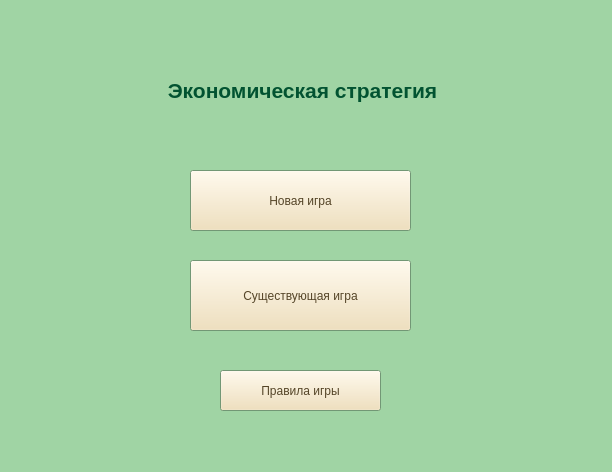
<?xml version="1.0" encoding="UTF-8"?>
<ui version="4.0">
 <class>Menu</class>
 <widget class="QWidget" name="Menu">
  <property name="geometry">
   <rect>
    <x>0</x>
    <y>0</y>
    <width>612</width>
    <height>472</height>
   </rect>
  </property>
  <property name="palette">
   <palette>
    <active>
     <colorrole role="WindowText">
      <brush brushstyle="SolidPattern">
       <color alpha="255">
        <red>2</red>
        <green>83</green>
        <blue>49</blue>
       </color>
      </brush>
     </colorrole>
     <colorrole role="Button">
      <brush brushstyle="SolidPattern">
       <color alpha="255">
        <red>240</red>
        <green>221</green>
        <blue>177</blue>
       </color>
      </brush>
     </colorrole>
     <colorrole role="Light">
      <brush brushstyle="SolidPattern">
       <color alpha="255">
        <red>255</red>
        <green>255</green>
        <blue>255</blue>
       </color>
      </brush>
     </colorrole>
     <colorrole role="Text">
      <brush brushstyle="SolidPattern">
       <color alpha="255">
        <red>2</red>
        <green>83</green>
        <blue>49</blue>
       </color>
      </brush>
     </colorrole>
     <colorrole role="BrightText">
      <brush brushstyle="SolidPattern">
       <color alpha="255">
        <red>2</red>
        <green>83</green>
        <blue>49</blue>
       </color>
      </brush>
     </colorrole>
     <colorrole role="ButtonText">
      <brush brushstyle="SolidPattern">
       <color alpha="255">
        <red>85</red>
        <green>69</green>
        <blue>40</blue>
       </color>
      </brush>
     </colorrole>
     <colorrole role="Base">
      <brush brushstyle="SolidPattern">
       <color alpha="255">
        <red>215</red>
        <green>240</green>
        <blue>209</blue>
       </color>
      </brush>
     </colorrole>
     <colorrole role="Window">
      <brush brushstyle="SolidPattern">
       <color alpha="255">
        <red>160</red>
        <green>212</green>
        <blue>164</blue>
       </color>
      </brush>
     </colorrole>
     <colorrole role="Highlight">
      <brush brushstyle="SolidPattern">
       <color alpha="255">
        <red>89</red>
        <green>159</green>
        <blue>118</blue>
       </color>
      </brush>
     </colorrole>
     <colorrole role="HighlightedText">
      <brush brushstyle="SolidPattern">
       <color alpha="255">
        <red>211</red>
        <green>240</green>
        <blue>191</blue>
       </color>
      </brush>
     </colorrole>
     <colorrole role="AlternateBase">
      <brush brushstyle="SolidPattern">
       <color alpha="255">
        <red>186</red>
        <green>223</green>
        <blue>180</blue>
       </color>
      </brush>
     </colorrole>
     <colorrole role="ToolTipText">
      <brush brushstyle="SolidPattern">
       <color alpha="255">
        <red>2</red>
        <green>83</green>
        <blue>49</blue>
       </color>
      </brush>
     </colorrole>
    </active>
    <inactive>
     <colorrole role="WindowText">
      <brush brushstyle="SolidPattern">
       <color alpha="255">
        <red>2</red>
        <green>83</green>
        <blue>49</blue>
       </color>
      </brush>
     </colorrole>
     <colorrole role="Button">
      <brush brushstyle="SolidPattern">
       <color alpha="255">
        <red>240</red>
        <green>221</green>
        <blue>177</blue>
       </color>
      </brush>
     </colorrole>
     <colorrole role="Light">
      <brush brushstyle="SolidPattern">
       <color alpha="255">
        <red>255</red>
        <green>255</green>
        <blue>255</blue>
       </color>
      </brush>
     </colorrole>
     <colorrole role="Text">
      <brush brushstyle="SolidPattern">
       <color alpha="255">
        <red>2</red>
        <green>83</green>
        <blue>49</blue>
       </color>
      </brush>
     </colorrole>
     <colorrole role="BrightText">
      <brush brushstyle="SolidPattern">
       <color alpha="255">
        <red>2</red>
        <green>83</green>
        <blue>49</blue>
       </color>
      </brush>
     </colorrole>
     <colorrole role="ButtonText">
      <brush brushstyle="SolidPattern">
       <color alpha="255">
        <red>85</red>
        <green>69</green>
        <blue>40</blue>
       </color>
      </brush>
     </colorrole>
     <colorrole role="Base">
      <brush brushstyle="SolidPattern">
       <color alpha="255">
        <red>215</red>
        <green>240</green>
        <blue>209</blue>
       </color>
      </brush>
     </colorrole>
     <colorrole role="Window">
      <brush brushstyle="SolidPattern">
       <color alpha="255">
        <red>160</red>
        <green>212</green>
        <blue>164</blue>
       </color>
      </brush>
     </colorrole>
     <colorrole role="Highlight">
      <brush brushstyle="SolidPattern">
       <color alpha="255">
        <red>89</red>
        <green>159</green>
        <blue>118</blue>
       </color>
      </brush>
     </colorrole>
     <colorrole role="HighlightedText">
      <brush brushstyle="SolidPattern">
       <color alpha="255">
        <red>211</red>
        <green>240</green>
        <blue>191</blue>
       </color>
      </brush>
     </colorrole>
     <colorrole role="AlternateBase">
      <brush brushstyle="SolidPattern">
       <color alpha="255">
        <red>186</red>
        <green>223</green>
        <blue>180</blue>
       </color>
      </brush>
     </colorrole>
     <colorrole role="ToolTipText">
      <brush brushstyle="SolidPattern">
       <color alpha="255">
        <red>2</red>
        <green>83</green>
        <blue>49</blue>
       </color>
      </brush>
     </colorrole>
    </inactive>
    <disabled>
     <colorrole role="Button">
      <brush brushstyle="SolidPattern">
       <color alpha="255">
        <red>240</red>
        <green>221</green>
        <blue>177</blue>
       </color>
      </brush>
     </colorrole>
     <colorrole role="Light">
      <brush brushstyle="SolidPattern">
       <color alpha="255">
        <red>255</red>
        <green>255</green>
        <blue>255</blue>
       </color>
      </brush>
     </colorrole>
     <colorrole role="BrightText">
      <brush brushstyle="SolidPattern">
       <color alpha="255">
        <red>2</red>
        <green>83</green>
        <blue>49</blue>
       </color>
      </brush>
     </colorrole>
     <colorrole role="Base">
      <brush brushstyle="SolidPattern">
       <color alpha="255">
        <red>160</red>
        <green>212</green>
        <blue>164</blue>
       </color>
      </brush>
     </colorrole>
     <colorrole role="Window">
      <brush brushstyle="SolidPattern">
       <color alpha="255">
        <red>160</red>
        <green>212</green>
        <blue>164</blue>
       </color>
      </brush>
     </colorrole>
     <colorrole role="HighlightedText">
      <brush brushstyle="SolidPattern">
       <color alpha="255">
        <red>211</red>
        <green>240</green>
        <blue>191</blue>
       </color>
      </brush>
     </colorrole>
     <colorrole role="AlternateBase">
      <brush brushstyle="SolidPattern">
       <color alpha="255">
        <red>186</red>
        <green>223</green>
        <blue>180</blue>
       </color>
      </brush>
     </colorrole>
     <colorrole role="ToolTipText">
      <brush brushstyle="SolidPattern">
       <color alpha="255">
        <red>2</red>
        <green>83</green>
        <blue>49</blue>
       </color>
      </brush>
     </colorrole>
    </disabled>
   </palette>
  </property>
  <property name="windowTitle">
   <string>Form</string>
  </property>
  <widget class="QPushButton" name="newGameButton">
   <property name="geometry">
    <rect>
     <x>190</x>
     <y>170</y>
     <width>221</width>
     <height>61</height>
    </rect>
   </property>
   <property name="text">
    <string>Новая игра</string>
   </property>
  </widget>
  <widget class="QPushButton" name="existedGameButton">
   <property name="geometry">
    <rect>
     <x>190</x>
     <y>260</y>
     <width>221</width>
     <height>71</height>
    </rect>
   </property>
   <property name="text">
    <string>Существующая игра</string>
   </property>
  </widget>
  <widget class="QLabel" name="label">
   <property name="geometry">
    <rect>
     <x>72</x>
     <y>50</y>
     <width>461</width>
     <height>81</height>
    </rect>
   </property>
   <property name="font">
    <font>
     <pointsize>16</pointsize>
     <bold>true</bold>
    </font>
   </property>
   <property name="text">
    <string>&lt;center&gt;Экономическая стратегия&lt;/center&gt;</string>
   </property>
  </widget>
  <widget class="QPushButton" name="rulesOfGameButton">
   <property name="geometry">
    <rect>
     <x>220</x>
     <y>370</y>
     <width>161</width>
     <height>41</height>
    </rect>
   </property>
   <property name="text">
    <string>Правила игры</string>
   </property>
  </widget>
 </widget>
 <resources/>
 <connections/>
</ui>
